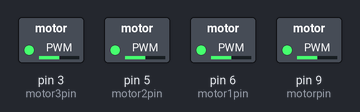
Recording of a sketch running on a simulated Arduino Uno, built with avr-gcc and run on an emulated ATmega328P. Parts: switched loads named in the sketch (green lamp = pin HIGH).

Above: at 0.05 s.
At 4.0 s:
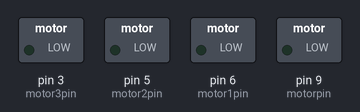
Timing chart, 0 to 5.2 s (numbered marks = the images above):
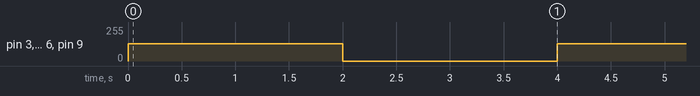

Measured:
- by itself, pin 3 (motor3pin), pin 5 (motor2pin), pin 6 (motor1pin), pin 9 (motorpin): alternates 128/255 for 2.0 s and 0/255 for 2.0 s

The sketch:

SIP.ino.ino
```cpp
int motorpin = 9;
int motor1pin = 6;
int motor2pin = 5;
int motor3pin = 3;

void setup() {
  // put your setup code here, to run once:
  pinMode(motorpin, OUTPUT);
  pinMode(motor1pin, OUTPUT);
  pinMode(motor2pin, OUTPUT);
  pinMode(motor3pin, OUTPUT);

}

void loop() {
  // put your main code here, to run repeatedly:
  analogWrite (motorpin, 128);
  analogWrite (motor1pin, 128);
  analogWrite (motor2pin, 128);
  analogWrite (motor3pin, 128);
  delay(2000);
  analogWrite (motorpin, 0);
  analogWrite (motor1pin, 0);
  analogWrite (motor2pin, 0);
  analogWrite (motor3pin, 0);
  delay(2000);
}
```
